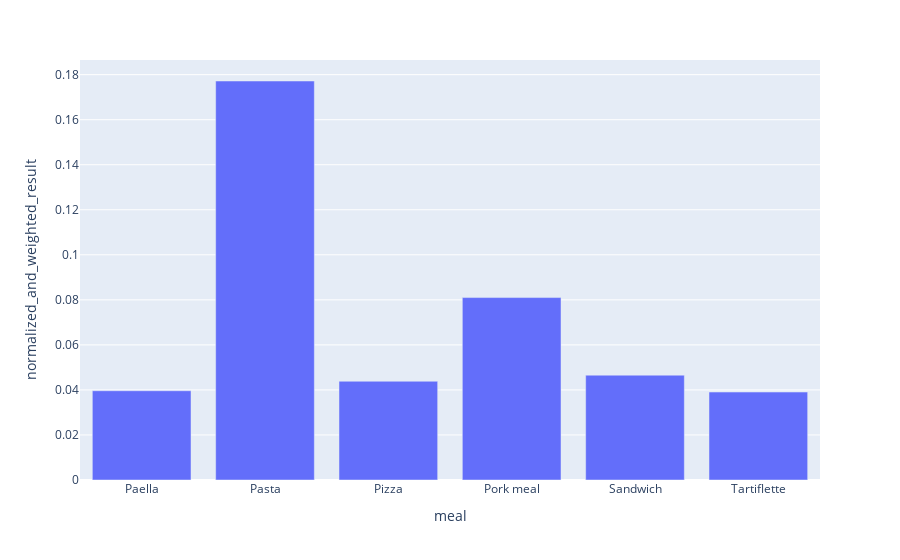

The code cell stored with this chart in its notebook:
### Code cell
#same chart with plotly

fig = px.bar(single_scores, x = single_scores.index, y = single_scores.normalized_and_weighted_result)
fig.show()

### Figure 1 — Plotly figure (JSON) as saved in the notebook; plotly's stock layout.template omitted (floating-point values rounded to 4 significant figures)
{"data": [{"alignmentgroup": "True", "hovertemplate": "meal=%{x}<br>normalized_and_weighted_result=%{y}<extra></extra>", "legendgroup": "", "marker": {"color": "#636efa"}, "name": "", "offsetgroup": "", "orientation": "v", "showlegend": false, "textposition": "auto", "type": "bar", "x": ["Paella", "Pasta", "Pizza", "Pork meal", "Sandwich", "Tartiflette"], "xaxis": "x", "y": [0.03964, 0.1772, 0.04385, 0.08101, 0.04656, 0.03906], "yaxis": "y"}], "layout": {"barmode": "relative", "legend": {"tracegroupgap": 0}, "margin": {"t": 60}, "xaxis": {"anchor": "y", "domain": [0, 1], "title": {"text": "meal"}}, "yaxis": {"anchor": "x", "domain": [0, 1], "title": {"text": "normalized_and_weighted_result"}}}}
